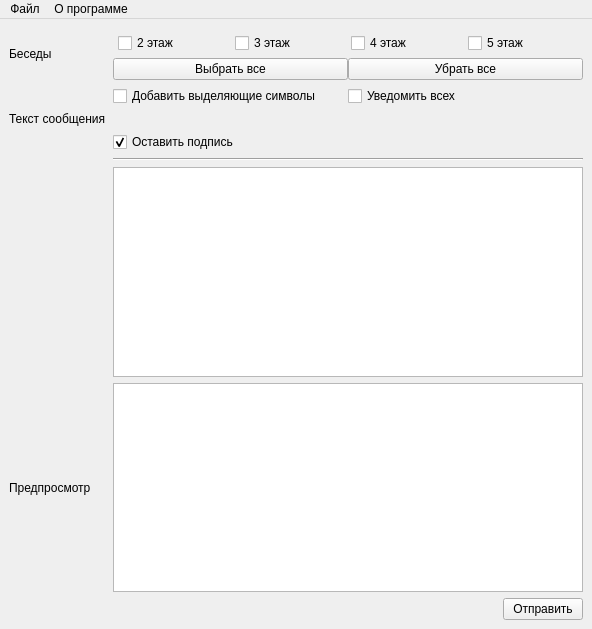
<?xml version="1.0" encoding="UTF-8"?>
<ui version="4.0">
 <class>MainWindow</class>
 <widget class="QMainWindow" name="MainWindow">
  <property name="windowModality">
   <enum>Qt::NonModal</enum>
  </property>
  <property name="geometry">
   <rect>
    <x>0</x>
    <y>0</y>
    <width>592</width>
    <height>629</height>
   </rect>
  </property>
  <property name="sizePolicy">
   <sizepolicy hsizetype="Fixed" vsizetype="Fixed">
    <horstretch>0</horstretch>
    <verstretch>0</verstretch>
   </sizepolicy>
  </property>
  <property name="windowTitle">
   <string>САОС Руфина</string>
  </property>
  <property name="autoFillBackground">
   <bool>false</bool>
  </property>
  <property name="toolButtonStyle">
   <enum>Qt::ToolButtonIconOnly</enum>
  </property>
  <widget class="QWidget" name="centralwidget">
   <layout class="QGridLayout" name="gridLayout_3">
    <item row="1" column="1">
     <widget class="QPushButton" name="btSend">
      <property name="text">
       <string>Отправить</string>
      </property>
     </widget>
    </item>
    <item row="1" column="0">
     <spacer name="horizontalSpacer">
      <property name="orientation">
       <enum>Qt::Horizontal</enum>
      </property>
      <property name="sizeHint" stdset="0">
       <size>
        <width>40</width>
        <height>20</height>
       </size>
      </property>
     </spacer>
    </item>
    <item row="0" column="0" colspan="2">
     <layout class="QGridLayout" name="gridLayout_4">
      <property name="horizontalSpacing">
       <number>7</number>
      </property>
      <item row="10" column="0">
       <widget class="QLabel" name="label_3">
        <property name="text">
         <string>Предпросмотр</string>
        </property>
       </widget>
      </item>
      <item row="1" column="1">
       <layout class="QHBoxLayout" name="horizontalLayout_2">
        <item>
         <widget class="QCheckBox" name="chkAddAttentionStr">
          <property name="text">
           <string>Добавить выделяющие символы</string>
          </property>
         </widget>
        </item>
        <item>
         <widget class="QCheckBox" name="chkPingAll">
          <property name="text">
           <string>Уведомить всех</string>
          </property>
         </widget>
        </item>
       </layout>
      </item>
      <item row="0" column="1">
       <layout class="QGridLayout" name="gridLayout">
        <item row="2" column="3">
         <widget class="QPushButton" name="btUncheckAllFloors">
          <property name="text">
           <string>Убрать все</string>
          </property>
         </widget>
        </item>
        <item row="1" column="2" colspan="2">
         <widget class="QFrame" name="frmFloorsContainer">
          <property name="frameShape">
           <enum>QFrame::NoFrame</enum>
          </property>
          <property name="frameShadow">
           <enum>QFrame::Raised</enum>
          </property>
          <layout class="QGridLayout" name="gridLayout_2">
           <property name="leftMargin">
            <number>5</number>
           </property>
           <property name="topMargin">
            <number>5</number>
           </property>
           <property name="rightMargin">
            <number>5</number>
           </property>
           <property name="bottomMargin">
            <number>5</number>
           </property>
           <item row="0" column="1">
            <widget class="QCheckBox" name="chkThirdFloor">
             <property name="text">
              <string>3 этаж</string>
             </property>
             <property name="floorNumber" stdset="0">
              <number>3</number>
             </property>
            </widget>
           </item>
           <item row="0" column="0">
            <widget class="QCheckBox" name="chkSecondFloor">
             <property name="text">
              <string>2 этаж</string>
             </property>
             <property name="floorNumber" stdset="0">
              <number>2</number>
             </property>
            </widget>
           </item>
           <item row="0" column="2">
            <widget class="QCheckBox" name="chkFourthFloor">
             <property name="text">
              <string>4 этаж</string>
             </property>
             <property name="floorNumber" stdset="0">
              <number>4</number>
             </property>
            </widget>
           </item>
           <item row="0" column="3">
            <widget class="QCheckBox" name="chkFifthFloor">
             <property name="text">
              <string>5 этаж</string>
             </property>
             <property name="floorNumber" stdset="0">
              <number>5</number>
             </property>
            </widget>
           </item>
          </layout>
         </widget>
        </item>
        <item row="2" column="2">
         <widget class="QPushButton" name="btCheckAllFloors">
          <property name="text">
           <string>Выбрать все</string>
          </property>
         </widget>
        </item>
       </layout>
      </item>
      <item row="8" column="1">
       <widget class="Line" name="line">
        <property name="orientation">
         <enum>Qt::Horizontal</enum>
        </property>
       </widget>
      </item>
      <item row="7" column="1">
       <widget class="QCheckBox" name="chkAddSignature">
        <property name="text">
         <string>Оставить подпись</string>
        </property>
        <property name="checked">
         <bool>true</bool>
        </property>
       </widget>
      </item>
      <item row="6" column="0">
       <widget class="QLabel" name="label_2">
        <property name="text">
         <string>Текст сообщения</string>
        </property>
       </widget>
      </item>
      <item row="0" column="0">
       <widget class="QLabel" name="label">
        <property name="text">
         <string>Беседы</string>
        </property>
       </widget>
      </item>
      <item row="10" column="1">
       <widget class="QPlainTextEdit" name="txtedPreview">
        <property name="readOnly">
         <bool>true</bool>
        </property>
       </widget>
      </item>
      <item row="9" column="1">
       <widget class="QPlainTextEdit" name="ptxtedMessageText"/>
      </item>
     </layout>
    </item>
   </layout>
  </widget>
  <widget class="QMenuBar" name="menubar">
   <property name="geometry">
    <rect>
     <x>0</x>
     <y>0</y>
     <width>592</width>
     <height>25</height>
    </rect>
   </property>
   <widget class="QMenu" name="menu">
    <property name="title">
     <string>Файл</string>
    </property>
    <addaction name="actionSettings"/>
    <addaction name="separator"/>
    <addaction name="actionExit"/>
   </widget>
   <widget class="QMenu" name="menu_2">
    <property name="title">
     <string>О программе</string>
    </property>
    <addaction name="actionAboutProgram"/>
    <addaction name="actionLicenseText"/>
    <addaction name="separator"/>
    <addaction name="actionAboutQt"/>
   </widget>
   <addaction name="menu"/>
   <addaction name="menu_2"/>
  </widget>
  <action name="actionSettings">
   <property name="icon">
    <iconset resource="resources.qrc">
     <normaloff>:/icons/settings</normaloff>:/icons/settings</iconset>
   </property>
   <property name="text">
    <string>Настройки</string>
   </property>
  </action>
  <action name="actionExit">
   <property name="icon">
    <iconset resource="resources.qrc">
     <normaloff>:/icons/exit</normaloff>:/icons/exit</iconset>
   </property>
   <property name="text">
    <string>Выход</string>
   </property>
  </action>
  <action name="actionAboutQt">
   <property name="text">
    <string>О Qt</string>
   </property>
  </action>
  <action name="actionAboutProgram">
   <property name="text">
    <string>О программе</string>
   </property>
  </action>
  <action name="actionLicenseText">
   <property name="text">
    <string>Текст лицензии</string>
   </property>
  </action>
 </widget>
 <resources>
  <include location="resources.qrc"/>
 </resources>
 <connections/>
</ui>
